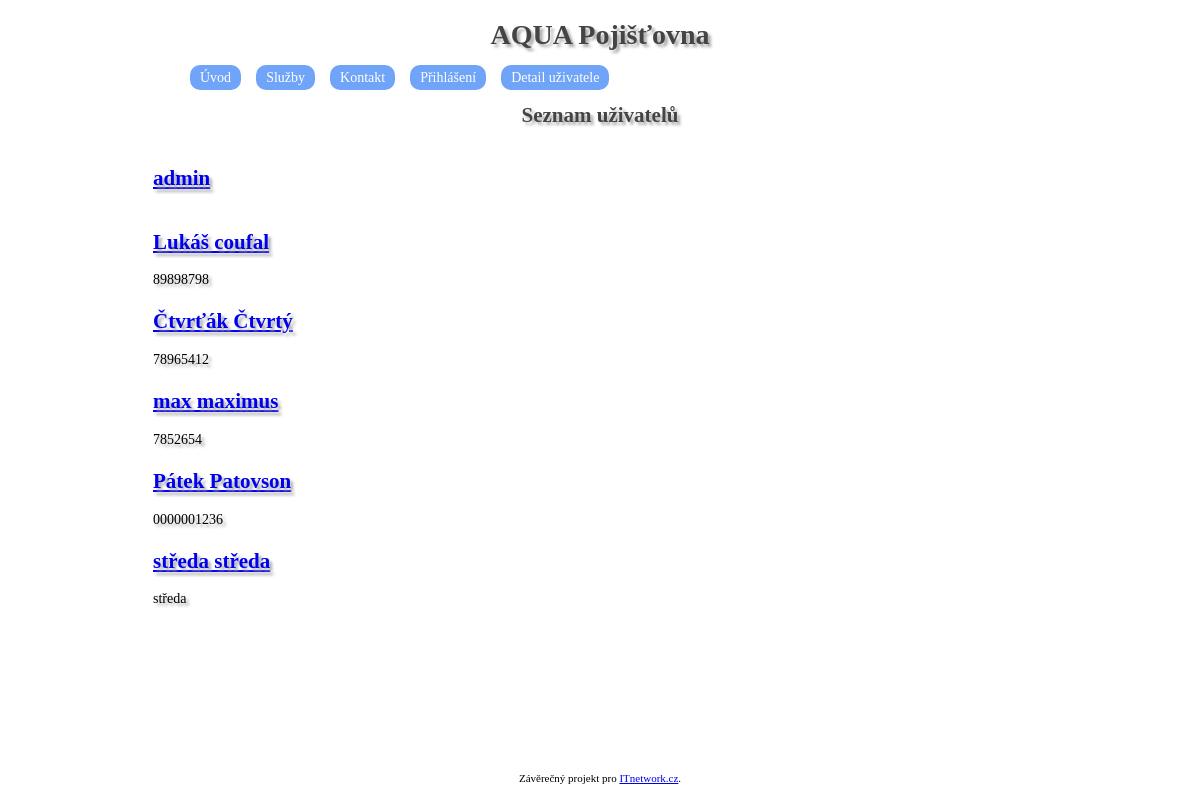
Page /uzivatel on the committed database.
### tables this page shows
CREATE TABLE `uzivatele` (
  `uzivatele_id` int(11) NOT NULL,
  `jmeno` varchar(30) NOT NULL,
  `prijmeni` varchar(30) NOT NULL,
  `rodne_cislo` varchar(10) NOT NULL,
  `telefon` varchar(15) NOT NULL,
  `email` varchar(30) NOT NULL,
  `adresa` varchar(30) NOT NULL,
  `mesto` varchar(30) NOT NULL,
  `kod_sluby` varchar(20) NOT NULL,
  `jmeno_sluby` varchar(255) NOT NULL,
  `url` varchar(250) NOT NULL,
  `heslo` varchar(100) NOT NULL,
  `sluzba` varchar(250) NOT NULL,
  `admin` int(11) NOT NULL DEFAULT 0
);

### index.php (called while the page is built, shortened)
<?php
$smerovac = new SmerovacKontroler();
$smerovac->zpracuj(array($_SERVER['REQUEST_URI']));
$smerovac->vypisPohled();

### modely/Db.php (called while the page is built, shortened)
<?php
class Db
{
    private static PDO $spojeni;
    private static array $nastaveni = array(
        PDO::ATTR_ERRMODE => PDO::ERRMODE_EXCEPTION,
        PDO::MYSQL_ATTR_INIT_COMMAND => "SET NAMES utf8",
        PDO::ATTR_EMULATE_PREPARES => false,
    );
    public static function pripoj(string $host, string $uzivatel, string $heslo, string $databaze) : void
    {
        if (!isset(self::$spojeni))
        {
            self::$spojeni = @new PDO(
                "mysql:host=$host;dbname=$databaze",
                $uzivatel,
                $heslo,
                self::$nastaveni
            );
        }
    }
    public static function dotazVsechny(string $dotaz, array $parametry = array()) : array|bool
    {
        $navrat = self::$spojeni->prepare($dotaz);
        $navrat->execute($parametry);
        return $navrat->fetchAll();
    }
}

### modely/SpravceUzivatelu.php (called while the page is built, shortened)
<?php
class SpravceUzivatelu
{
    public function vratUzivateleVsechny() :array
    {
        return Db::dotazVsechny('SELECT uzivatele_id, CONCAT(jmeno, " ", prijmeni) AS cele_jmeno, rodne_cislo, telefon FROM uzivatele ORDER BY prijmeni');
    }
}

### kontrolery/UzivatelKontroler.php (called while the page is built, shortened)
<?php
class UzivatelKontroler extends Kontroler
{
    public function zpracuj(array $parametry) : void
    {
        $spravceUzivatelu = new SpravceUzivatelu();
        if (!empty($parametry[0]))
        {
            $uzivatel = $spravceUzivatelu->vratUzivatele();
            if (!$uzivatel)
                $this->presmeruj('chyba');
            $this->hlavicka = array(
                'titulek' => $uzivatel['jmeno'],
                'klicova_slova' => $uzivatel['uzivatele_id'],
                'popisek' => $uzivatel['heslo']
            );
            $this->data['titulek'] = $uzivatel['jmeno'];
            $this->data['obsah'] = $uzivatel['heslo'];
            $this->pohled = 'uzivatel';
        }
        else
        {
            $uzivatel = $spravceUzivatelu->vratUzivateleVsechny();
        }
    }
}

### kontrolery/SmerovacKontroler.php (called while the page is built, shortened)
<?php
class SmerovacKontroler extends Kontroler
{
	protected Kontroler $kontroler;
	private function pomlckyDoVelbloudiNotace(string $text) : string
	{
		$veta = str_replace('-', ' ', $text);
		$veta = ucwords($veta);
		$veta = str_replace(' ', '', $veta);
		return $veta;
	}
	private function parsujURL(string $url) : array
	{
        $naparsovanaURL = parse_url($url);
		$naparsovanaURL["path"] = ltrim($naparsovanaURL["path"], "/");
		$naparsovanaURL["path"] = trim($naparsovanaURL["path"]);
		$rozdelenaCesta = explode("/", $naparsovanaURL["path"]);
		return $rozdelenaCesta;
	}
    public function zpracuj(array $parametry) : void
    {
		$naparsovanaURL = $this->parsujURL($parametry[0]);
		$tridaKontroleru = $this->pomlckyDoVelbloudiNotace(array_shift($naparsovanaURL)) . 'Kontroler';
		if (file_exists('kontrolery/' . $tridaKontroleru . '.php'))
			$this->kontroler = new $tridaKontroleru;
		else
			$this->presmeruj('chyba');
        $this->kontroler->zpracuj($naparsovanaURL);
    }
}

### pohledy/uzivatele.phtml (the view, shortened to what this page needs)
<h1>Seznam uživatelů</h1>
<table>
    <?php foreach ($uzivatele as $uzivatel): ?>
        <tr>
            <td>
                <h2><a href="uzivatel/
                <?= $uzivatel['telefon'] ?>">
                <?= $uzivatel['cele_jmeno'] ?></a></h2>
                <?= $uzivatel['rodne_cislo'] ?>
            </td>
        </tr>
    <?php endforeach ?>
</table>
<table>
<?php foreach ($uzivatele as $uzivatel): ?>
        <tr>
            <td>
            </td>
        </tr>
    <?php endforeach ?>
    </table>

### style.css (style rules this page uses)
body { font-family: verdana; font-size: 14px; width: 900px; margin: 0 auto; }
h1 { text-align: center; color: #444444; text-shadow: 3px 3px 3px #aaaaaa; }

### rows in the picture
uzivatele: cele_jmeno "admin"
uzivatele: cele_jmeno "Lukáš coufal", rodne_cislo "89898798"
uzivatele: cele_jmeno "Čtvrťák Čtvrtý", rodne_cislo "78965412"
uzivatele: cele_jmeno "max maximus", rodne_cislo "7852654"
uzivatele: cele_jmeno "Pátek Patovson", rodne_cislo "0000001236"
uzivatele: cele_jmeno "středa středa", rodne_cislo "středa"
